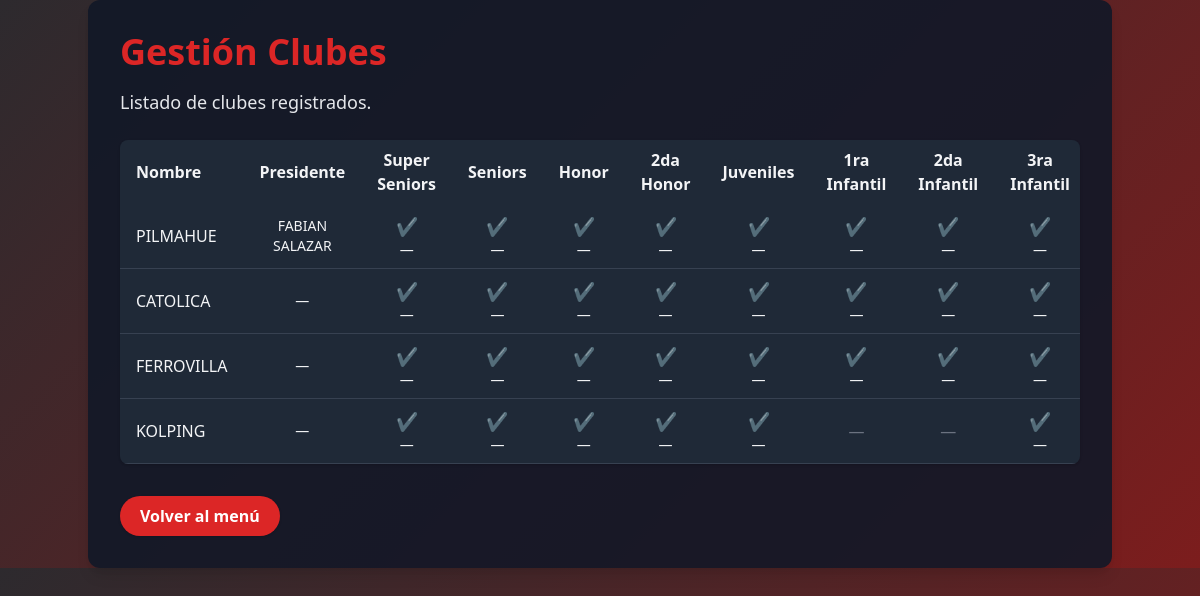
Screenshot of /clubes/ with the database file from the repository.
### app_main/models.py (models this page shows, shortened)
class Clubes(models.Model):
    club = models.CharField(max_length=100, unique=True)
    super_seniors = models.BooleanField(default=False)
    seniors = models.BooleanField(default=False)
    honor = models.BooleanField(default=False)
    segunda_honor = models.BooleanField(default=False)
    juveniles = models.BooleanField(default=False)
    primera_infantil = models.BooleanField(default=False)
    segunda_infantil = models.BooleanField(default=False)
    tercera_infantil = models.BooleanField(default=False)
    femenino = models.BooleanField(default=False)

class EncargadoSerie(models.Model):
    club = models.OneToOneField('Clubes', on_delete=models.CASCADE, related_name='encargado')
    presidente = models.CharField(max_length=100, blank=True, default="")
    super_seniors = models.CharField(max_length=100, blank=True, default="")
    seniors = models.CharField(max_length=100, blank=True, default="")
    honor = models.CharField(max_length=100, blank=True, default="")
    segunda_honor = models.CharField(max_length=100, blank=True, default="")
    juveniles = models.CharField(max_length=100, blank=True, default="")
    primera_infantil = models.CharField(max_length=100, blank=True, default="")
    segunda_infantil = models.CharField(max_length=100, blank=True, default="")
    tercera_infantil = models.CharField(max_length=100, blank=True, default="")
    femenino = models.CharField(max_length=100, blank=True, default="")

### app_main/views.py (the view)
# urls.py: path('clubes/', views.clubes, name='clubes'),
def clubes(request):
    clubes = Clubes.objects.all()
    return render(request, 'clubes.html', {'clubes': clubes})

### app_main/templates/clubes.html (shortened to what this page needs)
{% load static %}
<!DOCTYPE html>
<html lang="es">
<head>
    <link href="https://cdn.jsdelivr.net/npm/tailwindcss@2.2.19/dist/tailwind.min.css" rel="stylesheet"/>
</head>
<body class="text-gray-100">
    <div class="container mx-auto p-8 bg-gray-900 bg-opacity-90 rounded-xl shadow-lg">
        <h1 class="text-4xl font-extrabold mb-4 text-red-600 drop-shadow">Gestión Clubes</h1>
        <div class="flex justify-between items-center mb-6">
            <p class="text-lg text-gray-200">Listado de clubes registrados.</p>
        </div>
        <div class="overflow-x-auto rounded-lg shadow">
            <table class="min-w-full bg-gray-800 text-gray-100">
                <thead>
                    <tr>
                        <th class="px-4 py-2 text-left">Nombre</th>
                        <th class="px-4 py-2 text-center">Presidente</th>
                        <th class="px-4 py-2 text-center">Super Seniors</th>
                        <th class="px-4 py-2 text-center">Seniors</th>
                        <th class="px-4 py-2 text-center">Honor</th>
                        <th class="px-4 py-2 text-center">2da Honor</th>
                        <th class="px-4 py-2 text-center">Juveniles</th>
                        <th class="px-4 py-2 text-center">1ra Infantil</th>
                        <th class="px-4 py-2 text-center">2da Infantil</th>
                        <th class="px-4 py-2 text-center">3ra Infantil</th>
                    </tr>
                </thead>
                <tbody>
                    {% for club in clubes %}
                    <tr class="border-b border-gray-700">
                        <td class="px-4 py-2">{{ club.club }}</td>
                        <td class="px-2 py-2 text-center">
                            <div data-club-id="{{ club.id }}" data-serie="presidente" class="text-sm">
                                {{ club.encargado.presidente|default:"—" }}
                            </div>
                        </td>
                        <td class="px-2 py-2 text-center">
                            {% if club.super_seniors %}
                                <div class="text-green-400 text-lg">✔️</div>
                                <div data-club-id="{{ club.id }}" data-serie="super_seniors" class="text-sm">
                                    {{ club.encargado.super_seniors|default:"—" }}
                                </div>
                            {% else %}
                                <div class="text-gray-500">—</div>
                            {% endif %}
                        </td>
                        <td class="px-2 py-2 text-center">
                            {% if club.seniors %}
                                <div class="text-green-400 text-lg">✔️</div>
                                <div data-club-id="{{ club.id }}" data-serie="seniors" class="text-sm">
                                    {{ club.encargado.seniors|default:"—" }}
                                </div>
                            {% else %}
                                <div class="text-gray-500">—</div>
                            {% endif %}
                        </td>
                        <td class="px-2 py-2 text-center">
                            {% if club.honor %}
                                <div class="text-green-400 text-lg">✔️</div>
                                <div data-club-id="{{ club.id }}" data-serie="honor" class="text-sm">
                                    {{ club.encargado.honor|default:"—" }}
                                </div>
                            {% else %}
                                <div class="text-gray-500">—</div>
                            {% endif %}
                        </td>
                        <td class="px-2 py-2 text-center">
                            {% if club.segunda_honor %}
                                <div class="text-green-400 text-lg">✔️</div>
                                <div data-club-id="{{ club.id }}" data-serie="segunda_honor" class="text-sm">
                                    {{ club.encargado.segunda_honor|default:"—" }}
                                </div>
                            {% else %}
                                <div class="text-gray-500">—</div>
                            {% endif %}
                        </td>
                        <td class="px-2 py-2 text-center">
                            {% if club.juveniles %}
                                <div class="text-green-400 text-lg">✔️</div>
                                <div data-club-id="{{ club.id }}" data-serie="juveniles" class="text-sm">
                                    {{ club.encargado.juveniles|default:"—" }}
                                </div>
                            {% else %}
                                <div class="text-gray-500">—</div>
                            {% endif %}
                        </td>
                        <td class="px-2 py-2 text-center">
                            {% if club.primera_infantil %}
                                <div class="text-green-400 text-lg">✔️</div>
                                <div data-club-id="{{ club.id }}" data-serie="primera_infantil" class="text-sm">
                                    {{ club.encargado.primera_infantil|default:"—" }}
                                </div>
                            {% else %}
                                <div class="text-gray-500">—</div>
                            {% endif %}
                        </td>
                        <td class="px-2 py-2 text-center">
                            {% if club.segunda_infantil %}
                                <div class="text-green-400 text-lg">✔️</div>
                                <div data-club-id="{{ club.id }}" data-serie="segunda_infantil" class="text-sm">
                                    {{ club.encargado.segunda_infantil|default:"—" }}
                                </div>
                            {% else %}
                                <div class="text-gray-500">—</div>
                            {% endif %}
                        </td>
                        <td class="px-2 py-2 text-center">
                            {% if club.tercera_infantil %}
                                <div class="text-green-400 text-lg">✔️</div>
                                <div data-club-id="{{ club.id }}" data-serie="tercera_infantil" class="text-sm">
                                    {{ club.encargado.tercera_infantil|default:"—" }}
                                </div>
                            {% else %}
                                <div class="text-gray-500">—</div>
                            {% endif %}
                        </td>
                    </tr>
                    {% empty %}
                    <tr>
                        <td colspan="{% if user.is_authenticated %}12{% else %}11{% endif %}" class="px-4 py-4 text-center text-gray-400">No hay clubes registrados.</td>
                    </tr>
                    {% endfor %}
                </tbody>
            </table>
        </div>
        <a href="{% url 'menu' %}" class="inline-block mt-8 px-5 py-2 rounded-full bg-red-600 hover:bg-red-700 text-white font-semibold shadow transition">Volver al menú</a>
    </div>
</body>
</html>

### app_main/templates/clubes.html (style rules this page uses)
body { background: linear-gradient(135deg, #2d2a2e 0%, #7c1d1d 100%); }

### rows the page displays
Clubes: club "PILMAHUE", encargado.presidente "FABIAN SALAZAR", encargado.super_seniors "—", encargado.seniors "—", encargado.honor "—", encargado.segunda_honor "—", encargado.juveniles "—", encargado.primera_infantil "—", encargado.segunda_infantil "—", encargado.tercera_infantil "—"
Clubes: club "CATOLICA", encargado.presidente "—", encargado.super_seniors "—", encargado.seniors "—", encargado.honor "—", encargado.segunda_honor "—", encargado.juveniles "—", encargado.primera_infantil "—", encargado.segunda_infantil "—", encargado.tercera_infantil "—"
Clubes: club "FERROVILLA", encargado.presidente "—", encargado.super_seniors "—", encargado.seniors "—", encargado.honor "—", encargado.segunda_honor "—", encargado.juveniles "—", encargado.primera_infantil "—", encargado.segunda_infantil "—", encargado.tercera_infantil "—"
Clubes: club "KOLPING", encargado.presidente "—", encargado.super_seniors "—", encargado.seniors "—", encargado.honor "—", encargado.segunda_honor "—", encargado.juveniles "—", encargado.tercera_infantil "—"
